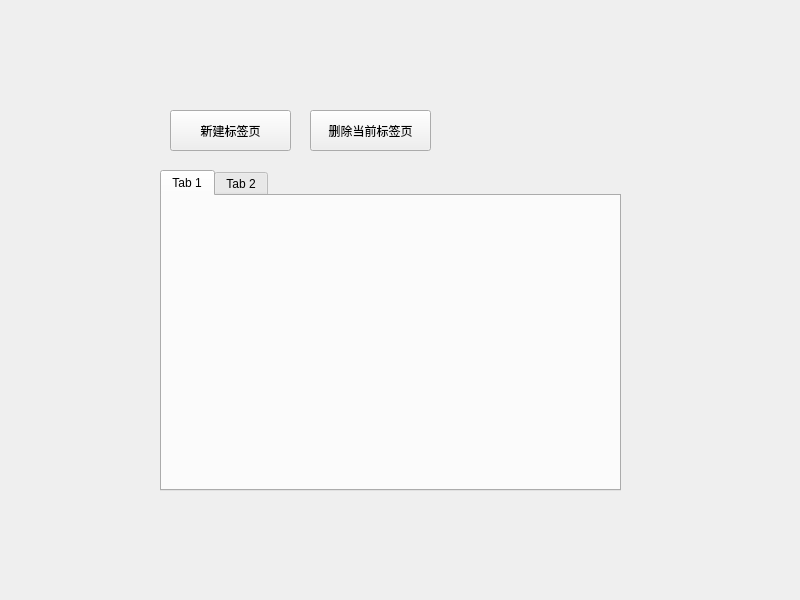
<?xml version="1.0" encoding="UTF-8"?>
<ui version="4.0">
 <class>Widget</class>
 <widget class="QWidget" name="Widget">
  <property name="geometry">
   <rect>
    <x>0</x>
    <y>0</y>
    <width>800</width>
    <height>600</height>
   </rect>
  </property>
  <property name="windowTitle">
   <string>Widget</string>
  </property>
  <widget class="QTabWidget" name="tabWidget">
   <property name="geometry">
    <rect>
     <x>160</x>
     <y>170</y>
     <width>461</width>
     <height>321</height>
    </rect>
   </property>
   <widget class="QWidget" name="tab">
    <attribute name="title">
     <string>Tab 1</string>
    </attribute>
   </widget>
   <widget class="QWidget" name="tab_2">
    <attribute name="title">
     <string>Tab 2</string>
    </attribute>
   </widget>
  </widget>
  <widget class="QPushButton" name="pushButtonAdd">
   <property name="geometry">
    <rect>
     <x>170</x>
     <y>110</y>
     <width>121</width>
     <height>41</height>
    </rect>
   </property>
   <property name="text">
    <string>新建标签页</string>
   </property>
  </widget>
  <widget class="QPushButton" name="pushButtonDel">
   <property name="geometry">
    <rect>
     <x>310</x>
     <y>110</y>
     <width>121</width>
     <height>41</height>
    </rect>
   </property>
   <property name="text">
    <string>删除当前标签页</string>
   </property>
  </widget>
 </widget>
 <resources/>
 <connections/>
</ui>
